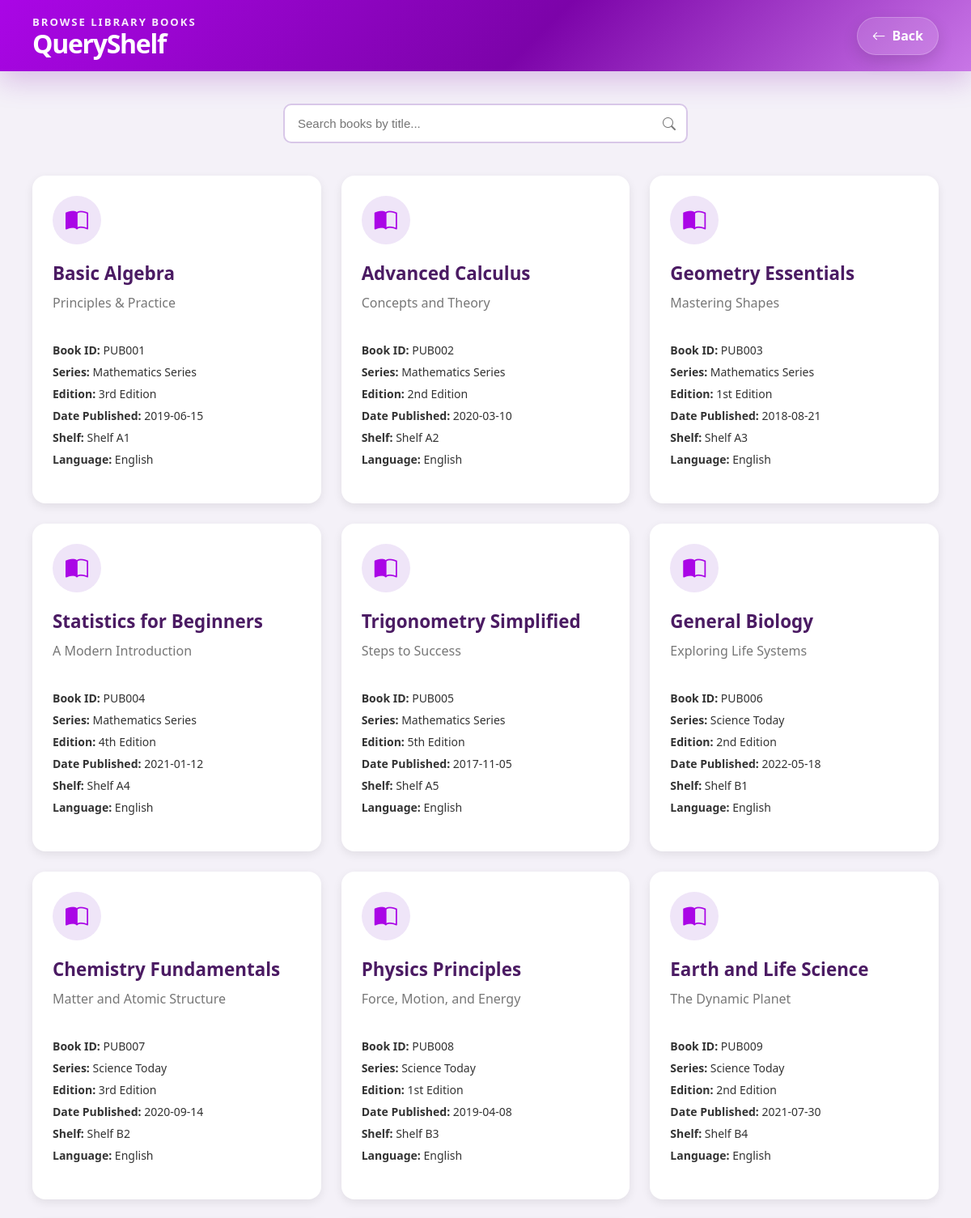
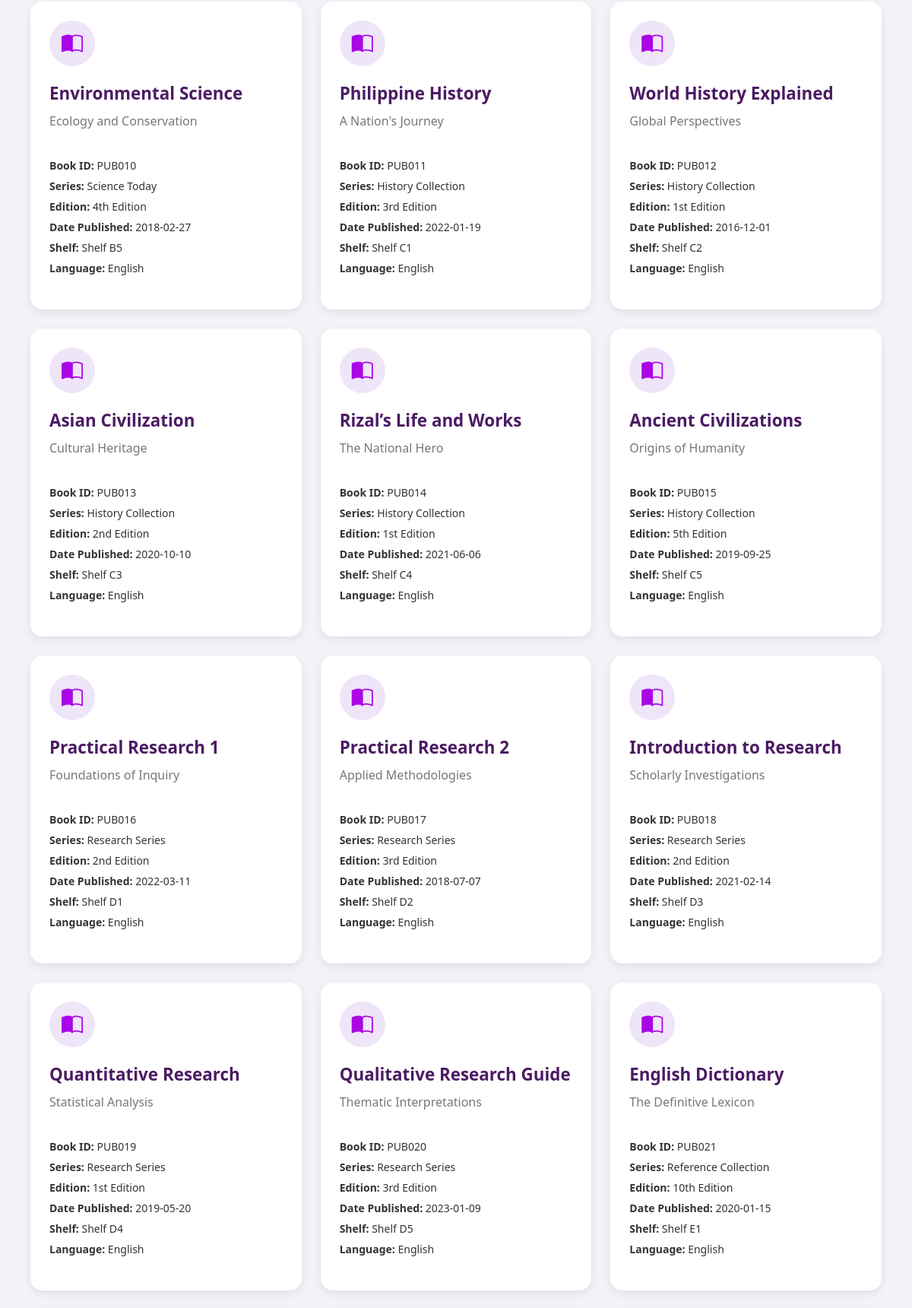
The app's page /php/browse.php (upper part) with its own data (2 pictures, top to bottom).
### tables this page shows
CREATE TABLE `publication` (
  `pub_id` varchar(30) NOT NULL,
  `title` varchar(100) NOT NULL,
  `series` varchar(100) DEFAULT NULL,
  `edition` varchar(30) DEFAULT NULL,
  `date_published` date NOT NULL,
  `shelf_location` varchar(30) NOT NULL,
  `language_used` varchar(50) NOT NULL,
  `publisher_id` varchar(30) NOT NULL,
  `subtitle` varchar(255) DEFAULT NULL,
  `pages` int(11) NOT NULL,
  `copyright_date` int(11) NOT NULL
);

### php/browse.php (the view, shortened to what this page needs)
<?php
require '../db.php';
$sql = "SELECT
            pub_id, title, subtitle, series, edition,
            date_published, shelf_location, language_used,
            copyright_date, pages, publisher_id
        FROM publication
        ORDER BY pub_id ASC";
try {
    $result = $pdo->query($sql);
} catch (PDOException $e) {
    die("SQL Error: " . $e->getMessage());
}
?>
<!DOCTYPE html>
<html lang="en">
<head>
    <link rel="stylesheet" href="../css/browse.css">
    <link rel="stylesheet" href="https://cdn.jsdelivr.net/npm/bootstrap-icons@1.11.3/font/bootstrap-icons.min.css">
</head>
<body>
<header class="topbar">
    <div class="logo-section">
        <p class="eyebrow">Browse Library Books</p>
        <h1>QueryShelf</h1>
    </div>
    <div class="header-actions">
        <a href="../index.php" class="back-btn">
            <i class="bi bi-arrow-left"></i> Back
        </a>
    </div>
</header>
<main class="container">
    <div class="search-box">
        <input type="text" id="searchInput" placeholder="Search books by title...">
        <i class="bi bi-search"></i>
    </div>
    <div class="book-grid" id="bookGrid">
        <?php
        if ($result->rowCount() > 0) {
            while ($row = $result->fetch(PDO::FETCH_ASSOC)) {
        ?>
        <div class="book-card">
            <div class="book-icon">
                <i class="bi bi-book-half"></i>
            </div>
            <h2><?php echo htmlspecialchars($row['title']); ?></h2>
            <p class="subtitle"><?php echo htmlspecialchars($row['subtitle']); ?></p>
            <div class="book-info">
                <span><strong>Book ID:</strong> <?php echo htmlspecialchars($row['pub_id']); ?></span>
                <span><strong>Series:</strong> <?php echo htmlspecialchars($row['series']); ?></span>
                <span><strong>Edition:</strong> <?php echo htmlspecialchars($row['edition']); ?></span>
                <span><strong>Date Published:</strong> <?php echo htmlspecialchars($row['date_published']); ?></span>
                <span><strong>Shelf:</strong> <?php echo htmlspecialchars($row['shelf_location']); ?></span>
                <span><strong>Language:</strong> <?php echo htmlspecialchars($row['language_used']); ?></span>
            </div>
        </div>
        <?php
            }
        } else {
            echo "<p>No books found.</p>";
        }
        ?>
    </div>
</main>
</body>
</html>

### css/browse.css (style rules this page uses)
* { margin: 0; padding: 0; box-sizing: border-box; }
body { font-family: 'Segoe UI', Tahoma, Geneva, Verdana, sans-serif; background-color: #f4f1f8; color: #333; }
.topbar { background: linear-gradient(135deg, #aa06e6, #7c03a9 55%, #c876e6); color: white; padding: 18px 40px; box-shadow: 0 12px 35px rgba(124, 3, 169, 0.22); display: flex; justify-content: space-between; align-items: center; gap: 20px; flex-wrap: wrap; }
.logo-section { display: flex; flex-direction: column; gap: 2px; }
.logo-section h1 { font-size: 2rem; line-height: 1; letter-spacing: -0.04em; }
.eyebrow { font-size: 0.82rem; text-transform: uppercase; letter-spacing: 0.15em; opacity: 0.92; font-weight: 700; }
.header-actions { display: flex; align-items: center; }
.back-btn { display: inline-flex; align-items: center; gap: 8px; text-decoration: none; color: #fff; font-weight: 700; padding: 11px 18px; border-radius: 999px; background: rgba(255, 255, 255, 0.14); border: 1px solid rgba(255, 255, 255, 0.22); box-shadow: 0 8px 20px rgba(0, 0, 0, 0.12); transition: background 0.2s ease, transform 0.2s ease, box-shadow 0.2s ease; }
.back-btn .bi { font-size: 1.05rem; }
.container { padding: 40px; }
.search-box { max-width: 500px; margin: 0 auto 40px; position: relative; }
.search-box input { width: 100%; padding: 14px 45px 14px 16px; border: 2px solid #d8c7e8; border-radius: 10px; font-size: 15px; outline: none; transition: 0.2s ease; }
.search-box i { position: absolute; right: 15px; top: 50%; transform: translateY(-50%); color: #777; }
.book-grid { display: grid; grid-template-columns: repeat(auto-fit, minmax(280px, 1fr)); gap: 25px; }
.book-card { background: white; border-radius: 16px; padding: 25px; box-shadow: 0 4px 12px rgba(0,0,0,0.08); transition: transform 0.2s ease, box-shadow 0.2s ease; }
.book-icon { width: 60px; height: 60px; background-color: #efe5f8; border-radius: 50%; display: flex; align-items: center; justify-content: center; margin-bottom: 20px; }
.book-icon i { font-size: 28px; color: #aa06e6; }
.book-card h2 { color: #4b1b63; margin-bottom: 10px; font-size: 1.4rem; }
.subtitle { color: #777; margin-bottom: 20px; min-height: 40px; }
.book-info { display: flex; flex-direction: column; gap: 8px; margin-bottom: 20px; font-size: 14px; }

### records on screen
publication: title "Basic Algebra", subtitle "Principles & Practice", pub_id "PUB001", series "Mathematics Series", edition "3rd Edition", date_published "2019-06-15", shelf_location "Shelf A1", language_used "English"
publication: title "Advanced Calculus", subtitle "Concepts and Theory", pub_id "PUB002", series "Mathematics Series", edition "2nd Edition", date_published "2020-03-10", shelf_location "Shelf A2", language_used "English"
publication: title "Geometry Essentials", subtitle "Mastering Shapes", pub_id "PUB003", series "Mathematics Series", edition "1st Edition", date_published "2018-08-21", shelf_location "Shelf A3", language_used "English"
publication: title "Statistics for Beginners", subtitle "A Modern Introduction", pub_id "PUB004", series "Mathematics Series", edition "4th Edition", date_published "2021-01-12", shelf_location "Shelf A4", language_used "English"
publication: title "Trigonometry Simplified", subtitle "Steps to Success", pub_id "PUB005", series "Mathematics Series", edition "5th Edition", date_published "2017-11-05", shelf_location "Shelf A5", language_used "English"
publication: title "General Biology", subtitle "Exploring Life Systems", pub_id "PUB006", series "Science Today", edition "2nd Edition", date_published "2022-05-18", shelf_location "Shelf B1", language_used "English"
publication: title "Chemistry Fundamentals", subtitle "Matter and Atomic Structure", pub_id "PUB007", series "Science Today", edition "3rd Edition", date_published "2020-09-14", shelf_location "Shelf B2", language_used "English"
publication: title "Physics Principles", subtitle "Force, Motion, and Energy", pub_id "PUB008", series "Science Today", edition "1st Edition", date_published "2019-04-08", shelf_location "Shelf B3", language_used "English"
publication: title "Earth and Life Science", subtitle "The Dynamic Planet", pub_id "PUB009", series "Science Today", edition "2nd Edition", date_published "2021-07-30", shelf_location "Shelf B4", language_used "English"
publication: title "Environmental Science", subtitle "Ecology and Conservation", pub_id "PUB010", series "Science Today", edition "4th Edition", date_published "2018-02-27", shelf_location "Shelf B5", language_used "English"
publication: title "Philippine History", subtitle "A Nation's Journey", pub_id "PUB011", series "History Collection", edition "3rd Edition", date_published "2022-01-19", shelf_location "Shelf C1", language_used "English"
publication: title "World History Explained", subtitle "Global Perspectives", pub_id "PUB012", series "History Collection", edition "1st Edition", date_published "2016-12-01", shelf_location "Shelf C2", language_used "English"
publication: title "Asian Civilization", subtitle "Cultural Heritage", pub_id "PUB013", series "History Collection", edition "2nd Edition", date_published "2020-10-10", shelf_location "Shelf C3", language_used "English"
publication: title "Rizal’s Life and Works", subtitle "The National Hero", pub_id "PUB014", series "History Collection", edition "1st Edition", date_published "2021-06-06", shelf_location "Shelf C4", language_used "English"
publication: title "Ancient Civilizations", subtitle "Origins of Humanity", pub_id "PUB015", series "History Collection", edition "5th Edition", date_published "2019-09-25", shelf_location "Shelf C5", language_used "English"
publication: title "Practical Research 1", subtitle "Foundations of Inquiry", pub_id "PUB016", series "Research Series", edition "2nd Edition", date_published "2022-03-11", shelf_location "Shelf D1", language_used "English"
publication: title "Practical Research 2", subtitle "Applied Methodologies", pub_id "PUB017", series "Research Series", edition "3rd Edition", date_published "2018-07-07", shelf_location "Shelf D2", language_used "English"
publication: title "Introduction to Research", subtitle "Scholarly Investigations", pub_id "PUB018", series "Research Series", edition "2nd Edition", date_published "2021-02-14", shelf_location "Shelf D3", language_used "English"
publication: title "Quantitative Research", subtitle "Statistical Analysis", pub_id "PUB019", series "Research Series", edition "1st Edition", date_published "2019-05-20", shelf_location "Shelf D4", language_used "English"
publication: title "Qualitative Research Guide", subtitle "Thematic Interpretations", pub_id "PUB020", series "Research Series", edition "3rd Edition", date_published "2023-01-09", shelf_location "Shelf D5", language_used "English"
publication: title "English Dictionary", subtitle "The Definitive Lexicon", pub_id "PUB021", series "Reference Collection", edition "10th Edition", date_published "2020-01-15", shelf_location "Shelf E1", language_used "English"
